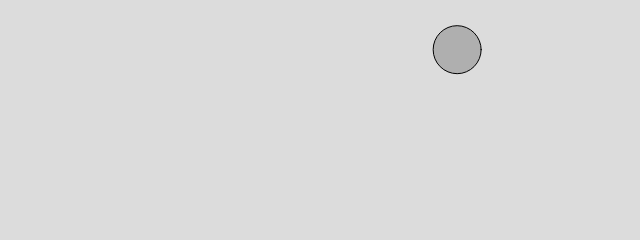
Frame 1 (no input)
Frame 60 (no input): identical to frame 1, image omitted
Frame 120 (the mouse pressed at the canvas centre since frame 60): identical to frame 1, image omitted

The p5.js sketch that drew this single still picture (run headless with seeded random() and noise() and a simulated clock; from frame 60 on, the mouse is pressed at the canvas centre):

// p5.js sketch
// ── sketch.js
class Mover {
    constructor() {
        this.position = createVector(random(width), random(height));
        this.velocity = createVector(0, 0);
        this.acceleration = createVector(-0.001, 0.01);
        this.diameter = 48;
        this.radius = this.diameter / 2;
        this.topSpeed = 10;
    }

    update() {
        if (keyIsDown(UP_ARROW)) {
            this.velocity.add(this.acceleration);
        } else if (keyIsDown(DOWN_ARROW)) {
            this.velocity.sub(this.acceleration);
        }
        this.position.add(this.velocity);
        this.velocity.limit(this.topSpeed);
    }

    show() {
        stroke(0);
        fill(175);
        circle(this.position.x, this.position.y, this.diameter);
    }

    checkEdges() {
        if (this.position.x > width + this.radius) {
            this.position.x = -this.radius;
        } else if (this.position.x < -this.radius) {
            this.position.x = width + this.radius;
        }

        if (this.position.y > height + this.radius) {
            this.position.y = -this.radius;
        } else if (this.position.y < -this.radius) {
            this.position.y = height + this.radius;
        }
    }
}


let mover;

function setup() {
    createCanvas(640, 240);

    mover = new Mover();
}

function draw() {
    background(220);

    mover.update();
    mover.checkEdges();
    mover.show();
}
